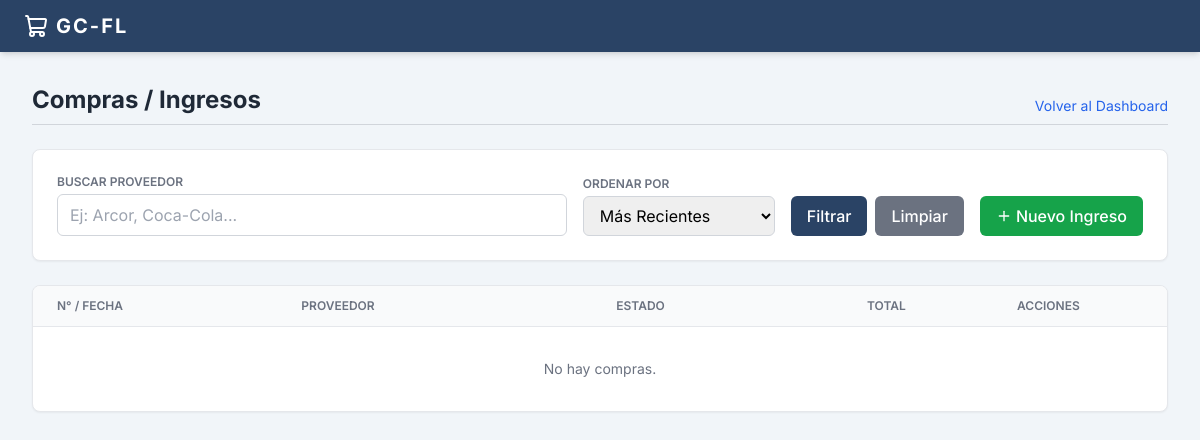
Page /compras/ (signed in) on the earlier database version.
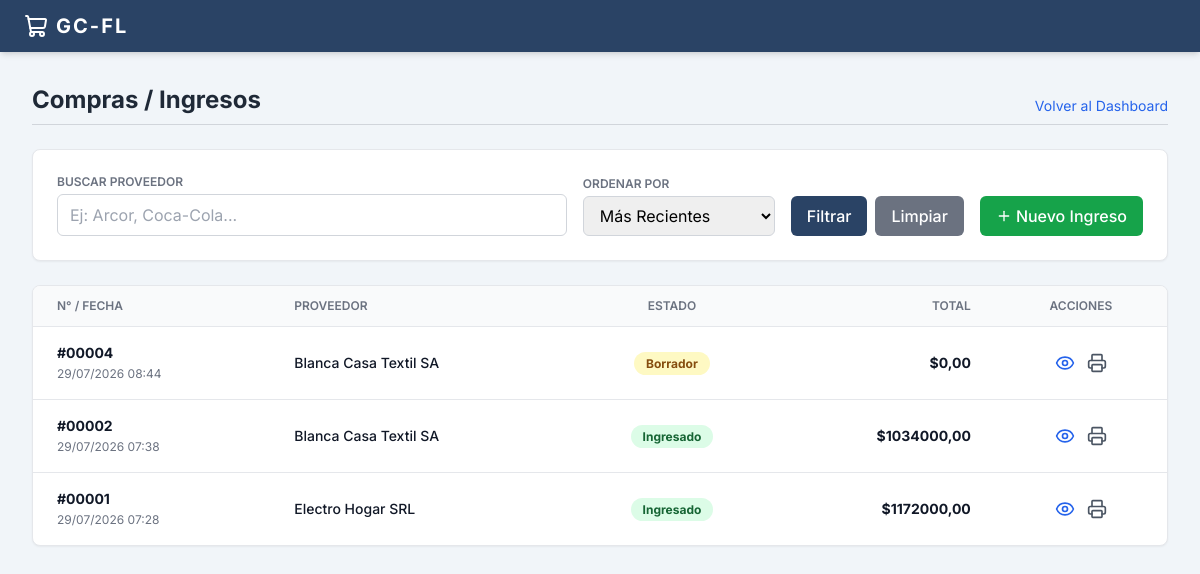
Same page on the later database version.
### compras/models.py (models this page shows, shortened)
class Compra(models.Model):
    ESTADO_CHOICES = [
        ('PENDIENTE', 'Borrador (Sin ingresar)'),
        ('COMPLETADA', 'Completada (Stock Sumado)'),
    ]
    proveedor = models.ForeignKey(Proveedor, on_delete=models.PROTECT, related_name='compras')
    sucursal = models.ForeignKey(Sucursal, on_delete=models.PROTECT)
    usuario = models.ForeignKey(User, on_delete=models.SET_NULL, null=True, blank=True)
    fecha_compra = models.DateTimeField(auto_now_add=True)
    estado = models.CharField(max_length=20, choices=ESTADO_CHOICES, default='PENDIENTE')
    total = models.DecimalField(max_digits=12, decimal_places=2, default=0.00)
    observaciones = models.TextField(blank=True, null=True)
    class Meta:
        db_table = 'compras'
        verbose_name = 'Compra'
        verbose_name_plural = 'Compras'
        ordering = ['-fecha_compra']

### proveedores/models.py (models this page shows, shortened)
class Proveedor(models.Model):
    TIPO_DOCUMENTO_CHOICES = [
        ('CUIT', 'CUIT'),
        ('CUIL', 'CUIL'),
        ('DNI', 'DNI'),
    ]
    nombre = models.CharField(max_length=100)
    apellido = models.CharField(max_length=100, blank=True, null=True)
    tipo_documento = models.CharField(max_length=20, choices=TIPO_DOCUMENTO_CHOICES, default='CUIT')
    numero_documento = models.CharField(max_length=50, unique=True)
    provincia = models.CharField(max_length=100)
    localidad = models.CharField(max_length=100)
    direccion = models.CharField(max_length=200)
    barrio = models.CharField(max_length=100, blank=True, null=True)
    codigo_postal = models.CharField(max_length=20)
    telefono = models.CharField(max_length=50, blank=True, null=True)
    email = models.EmailField(blank=True, null=True)
    rubro = models.CharField(max_length=100, blank=True, null=True, help_text="Ej: Informática, Limpieza, Mercadería")
    cbu_alias = models.CharField(max_length=100, blank=True, null=True)
    fecha_registro = models.DateTimeField(auto_now_add=True)
    class Meta:
        db_table = 'proveedores'
        verbose_name = 'Proveedor'
        verbose_name_plural = 'Proveedores'
        ordering = ['nombre', 'apellido']

### compras/views.py (the view)
# urls.py: path('', views.compras_list, name='compras_list'),
@login_required
def compras_list(request):
    max_permission = UserRole.objects.filter(user_id=request.user).aggregate(max_permission=models.Max('role__compras'))['max_permission'] or 0
    if max_permission == 0: return redirect('dashboard')
    compras = Compra.objects.all()
    proveedor_q = request.GET.get('proveedor')
    orden = request.GET.get('orden', '-fecha_compra')
    if proveedor_q:
        compras = compras.filter(proveedor__nombre__icontains=proveedor_q)
    if orden == 'antiguas':
        compras = compras.order_by('fecha_compra')
    else:
        compras = compras.order_by('-fecha_compra')
    paginator = Paginator(compras, 10)
    page_obj = paginator.get_page(request.GET.get('page'))
    return render(request, 'compras/compras_list.html', {
        'page_obj': page_obj, 'max_permission': max_permission
    })

### compras/templates/compras/compras_list.html (shortened to what this page needs)
<!DOCTYPE html>
<html lang="es">
<head>
    <script src="https://cdn.tailwindcss.com"></script>
</head>
<body class="min-h-screen flex flex-col">
    <nav class="bg-[#2a4365] text-white px-6 py-3 shadow-md relative z-20">
        <div class="flex items-center space-x-2">
            <i data-lucide="shopping-cart" class="w-6 h-6"></i>
            <span class="font-bold text-xl tracking-widest">GC-FL</span>
        </div>
    </nav>
    <main class="flex-1 p-8 max-w-7xl mx-auto w-full">
        <div class="mb-6 border-b border-gray-300 pb-2 flex justify-between items-end">
            <h1 class="text-2xl font-bold text-gray-800">Compras / Ingresos</h1>
            <a href="{% url 'dashboard' %}" class="text-sm text-blue-600 hover:underline">Volver al Dashboard</a>
        </div>
        <div class="bg-white rounded-lg shadow-sm border border-gray-200 p-6 mb-6">
            <form method="GET" action="{% url 'compras:compras_list' %}" class="flex flex-col md:flex-row gap-4 items-end">
                <div class="flex-1">
                    <label class="block text-xs font-semibold text-gray-500 uppercase mb-1">Buscar Proveedor</label>
                    <input type="text" name="proveedor" value="{{ request.GET.proveedor }}" placeholder="Ej: Arcor, Coca-Cola..." class="w-full border border-gray-300 rounded-md py-2 px-3 focus:outline-none focus:border-[#2a4365]">
                </div>
                <div class="w-full md:w-48">
                    <label class="block text-xs font-semibold text-gray-500 uppercase mb-1">Ordenar por</label>
                    <select name="orden" class="w-full border border-gray-300 rounded-md py-2 px-3 focus:outline-none focus:border-[#2a4365]">
                        <option value="-fecha_compra" {% if request.GET.orden == '-fecha_compra' %}selected{% endif %}>Más Recientes</option>
                    </select>
                </div>
                <div class="flex gap-2 w-full md:w-auto">
                    <button type="submit" class="bg-[#2a4365] text-white px-4 py-2 rounded-md font-medium hover:bg-[#1e324b]">Filtrar</button>
                    <a href="{% url 'compras:compras_list' %}" class="bg-gray-500 text-white px-4 py-2 rounded-md font-medium hover:bg-gray-600">Limpiar</a>
                    {% if max_permission >= 2 %}
                    <a href="{% url 'compras:compra_create' %}" class="bg-green-600 text-white px-4 py-2 rounded-md font-medium hover:bg-green-700 flex items-center ml-2">
                        <i data-lucide="plus" class="w-4 h-4 mr-1"></i> Nuevo Ingreso
                    </a>
                    {% endif %}
                </div>
            </form>
        </div>
        <div class="bg-white rounded-lg shadow-sm border border-gray-200 overflow-hidden">
            <table class="w-full text-left border-collapse">
                <thead>
                    <tr class="bg-gray-50 border-b border-gray-200">
                        <th class="py-3 px-6 text-xs font-semibold text-gray-500 uppercase">N° / Fecha</th>
                        <th class="py-3 px-6 text-xs font-semibold text-gray-500 uppercase">Proveedor</th>
                        <th class="py-3 px-6 text-xs font-semibold text-gray-500 uppercase text-center">Estado</th>
                        <th class="py-3 px-6 text-xs font-semibold text-gray-500 uppercase text-right">Total</th>
                        <th class="py-3 px-6 text-xs font-semibold text-gray-500 uppercase text-center">Acciones</th>
                    </tr>
                </thead>
                <tbody class="text-sm text-gray-700 divide-y divide-gray-200">
                    {% for compra in page_obj %}
                    <tr class="hover:bg-gray-50 transition-colors">
                        <td class="py-4 px-6">
                            <span class="block font-bold text-gray-900">#{{ compra.id|stringformat:"05d" }}</span>
                            <span class="text-xs text-gray-500">{{ compra.fecha_compra|date:"d/m/Y H:i" }}</span>
                        </td>
                        <td class="py-4 px-6 font-medium text-gray-900">{{ compra.proveedor.nombre }}</td>
                        <td class="py-4 px-6 text-center">
                            {% if compra.estado == 'PENDIENTE' %}
                                <span class="bg-yellow-100 text-yellow-800 text-xs font-bold px-3 py-1 rounded-full">Borrador</span>
                            {% else %}
                                <span class="bg-green-100 text-green-800 text-xs font-bold px-3 py-1 rounded-full">Ingresado</span>
                            {% endif %}
                        </td>
                        <td class="py-4 px-6 text-right font-bold text-gray-900">${{ compra.total }}</td>
                        <td class="py-4 px-6 text-center">
                            <div class="flex justify-center space-x-3">
                                <a href="{% url 'compras:compra_detalle' compra.pk %}" class="text-blue-600 hover:text-blue-800" title="Ver / Editar">
                                    <i data-lucide="eye" class="w-5 h-5"></i>
                                </a>
                                <a href="{% url 'compras:compra_comprobante' compra.pk %}" target="_blank" class="text-gray-600 hover:text-gray-800" title="Remito">
                                    <i data-lucide="printer" class="w-5 h-5"></i>
                                </a>
                            </div>
                        </td>
                    </tr>
                    {% empty %}
                    <tr><td colspan="5" class="py-8 text-center text-gray-500">No hay compras.</td></tr>
                    {% endfor %}
                </tbody>
            </table>
        </div>
    </main>
</body>
</html>

### compras/templates/compras/compras_list.html (style rules this page uses)
body { font-family: 'Inter', sans-serif; background-color: #f1f5f9; }

Differences in the rows shown:
added Compra: id "00004", fecha_compra "29/07/2026 08:44", proveedor.nombre "Blanca Casa Textil SA", estado "Borrador", total "0,00"
added Compra: id "00002", fecha_compra "29/07/2026 07:38", proveedor.nombre "Blanca Casa Textil SA", estado "Ingresado", total "1034000,00"
added Compra: id "00001", fecha_compra "29/07/2026 07:28", proveedor.nombre "Electro Hogar SRL", estado "Ingresado", total "1172000,00"
Other differences:
text no longer shown: "No hay compras."
